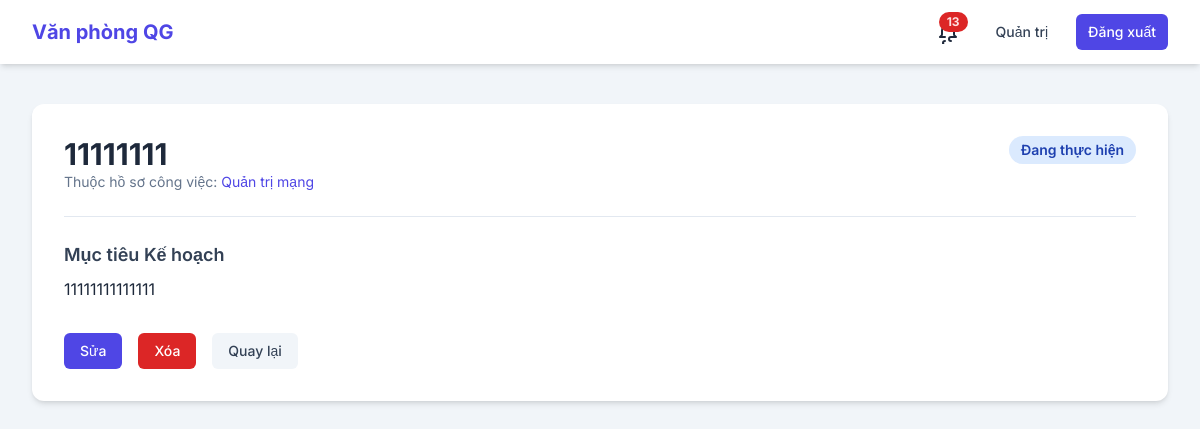
/kehoach/1/ (signed in), run on the app's committed database.
### core/models.py (models this page shows, shortened)
class KeHoach(models.Model):
    class TrangThai(models.TextChoices):
        CHUA_BAT_DAU = 'CHUA_BAT_DAU', _('Chưa bắt đầu')
        DANG_THUC_HIEN = 'DANG_THUC_HIEN', _('Đang thực hiện')
        HOAN_THANH = 'HOAN_THANH', _('Hoàn thành')
        BI_TRE = 'BI_TRE', _('Bị trễ')
        DA_DUYET = 'DA_DUYET', _('Đã duyệt')
    ten_ke_hoach = models.CharField(max_length=255, verbose_name=_('Tên kế hoạch'))
    muc_tieu = models.TextField(verbose_name=_('Mục tiêu'))
    trang_thai = models.CharField(max_length=50, choices=TrangThai.choices, default=TrangThai.CHUA_BAT_DAU, verbose_name=_('Trạng thái'))
    thoi_gian_bat_dau = models.DateTimeField(verbose_name=_('Thời gian bắt đầu'))
    thoi_gian_ket_thuc = models.DateTimeField(verbose_name=_('Thời gian kết thúc'))
    id_du_an = models.ForeignKey(HoSoCongViec, on_delete=models.CASCADE, related_name='ke_hoach', verbose_name=_('Hồ sơ công việc'))
    id_don_vi_thuc_hien = models.ForeignKey(PhongBan, on_delete=models.SET_NULL, null=True, verbose_name=_('Đơn vị thực hiện'))
    id_nguoi_phu_trach = models.ForeignKey(settings.AUTH_USER_MODEL, on_delete=models.SET_NULL, null=True, related_name='ke_hoach_phu_trach', verbose_name=_('Người phụ trách'))

class HoSoCongViec(models.Model):
    class TrangThai(models.TextChoices):
        CHO_PHE_DUYET = 'CHO_PHE_DUYET', _('Chờ phê duyệt')
        DA_TU_CHOI = 'DA_TU_CHOI', _('Đã từ chối')
        DA_DUYET = 'DA_DUYET', _('Đã duyệt')
        DANG_TRIEN_KHAI = 'DANG_TRIEN_KHAI', _('Đang triển khai')
        TAM_DUNG = 'TAM_DUNG', _('Tạm dừng')
        HOAN_THANH = 'HOAN_THANH', _('Hoàn thành')
        DA_LUU_TRU = 'DA_LUU_TRU', _('Đã lưu trữ')
        DA_HUY = 'DA_HUY', _('Đã hủy')
    ten_ho_so_cong_viec = models.CharField(max_length=255, verbose_name=_('Tên hồ sơ công việc'))
    ma_ho_so_cong_viec = models.CharField(max_length=255, unique=True, null=True, blank=True, verbose_name=_('Mã hồ sơ công việc'))
    mo_ta = models.TextField(verbose_name=_('Mô tả'))
    trang_thai = models.CharField(max_length=50, choices=TrangThai.choices, default=TrangThai.CHO_PHE_DUYET, verbose_name=_('Trạng thái'))
    phan_loai_linh_vuc = models.CharField(max_length=255, verbose_name=_('Phân loại lĩnh vực'))
    can_cu_phap_ly = models.TextField(verbose_name=_('Căn cứ pháp lý'))
    ngay_bat_dau = models.DateTimeField(verbose_name=_('Ngày bắt đầu'), null=True, blank=True)
    ngay_ket_thuc = models.DateTimeField(verbose_name=_('Ngày kết thúc'), null=True, blank=True)
    id_nguoi_quan_ly = models.ForeignKey(settings.AUTH_USER_MODEL, on_delete=models.SET_NULL, null=True, related_name='du_an_quan_ly', verbose_name=_('Người quản lý'))
    id_don_vi_chu_tri = models.ForeignKey(PhongBan, on_delete=models.SET_NULL, null=True, verbose_name=_('Đơn vị chủ trì'))

### core/views.py (the view)
# urls.py: path('kehoach/<int:pk>/', views.KeHoachDetailView.as_view(), name='kehoach-detail'),
class KeHoachDetailView(LoginRequiredMixin, DetailView):
    model = KeHoach
    template_name = 'core/kehoach_detail.html'
    def get_object(self, queryset=None):
        obj = super().get_object(queryset)
        user = self.request.user
        if user.is_superuser or user.role == CustomUser.Role.LANH_DAO_CO_QUAN:
            pass
        elif user.role == CustomUser.Role.LANH_DAO_VAN_PHONG:
            if user.phong_ban and user.phong_ban.co_quan and obj.id_don_vi_thuc_hien and obj.id_don_vi_thuc_hien.co_quan == user.phong_ban.co_quan:
                pass
            else:
                raise Http404("Kế hoạch không tồn tại hoặc bạn không có quyền truy cập.")
        elif user.role == CustomUser.Role.LANH_DAO_PHONG:
            if user.phong_ban and obj.id_don_vi_thuc_hien == user.phong_ban:
                pass
            else:
                raise Http404("Kế hoạch không tồn tại hoặc bạn không có quyền truy cập.")
        elif user.role == CustomUser.Role.CHUYEN_VIEN_VAN_PHONG or user.role == CustomUser.Role.CHUYEN_VIEN_PHONG:
            if obj.id_nguoi_phu_trach == user or (user.phong_ban and obj.id_don_vi_thuc_hien == user.phong_ban):
                pass
            else:
                raise Http404("Kế hoạch không tồn tại hoặc bạn không có quyền truy cập.")
        else:
            raise Http404("Kế hoạch không tồn tại hoặc bạn không có quyền truy cập.")
        return obj

### core/templates/core/kehoach_detail.html (shortened to what this page needs)
{% extends 'core/base.html' %}
{% block content %}
    <div class="bg-white p-8 rounded-xl shadow-md">
        <div class="flex justify-between items-start mb-4">
            <div>
                <h1 class="text-3xl font-bold text-slate-800">{{ object.ten_ke_hoach }}</h1>
                <p class="text-sm text-slate-500">Thuộc hồ sơ công việc: <a href="{% url 'hosocongviec-detail' object.id_du_an.pk %}" class="text-indigo-600 hover:underline">{{ object.id_du_an.ten_ho_so_cong_viec }}</a></p>
            </div>
            <span class="text-sm font-semibold px-3 py-1 rounded-full
                {% if object.trang_thai == 'HOAN_THANH' %} bg-green-100 text-green-800
                {% elif object.trang_thai == 'DA_DUYET' %} bg-indigo-100 text-indigo-800
                {% elif object.trang_thai == 'BI_TRE' %} bg-red-100 text-red-800
                {% else %} bg-blue-100 text-blue-800 {% endif %}">
                {{ object.get_trang_thai_display }}
            </span>
        </div>
        <div class="mt-6 border-t border-slate-200 pt-6">
            <h2 class="text-lg font-semibold text-slate-700 mb-2">Mục tiêu Kế hoạch</h2>
            <p class="text-slate-600">{{ object.muc_tieu|linebreaks }}</p>
        </div>
        <div class="mt-8 flex items-center justify-start space-x-4">
            <a href="{% url 'kehoach-update' object.pk %}" class="px-4 py-2 rounded-md text-sm font-medium text-white bg-indigo-600 hover:bg-indigo-700 transition-colors">Sửa</a>
            <a href="{% url 'kehoach-delete' object.pk %}" class="px-4 py-2 rounded-md text-sm font-medium text-white bg-red-600 hover:bg-red-700 transition-colors">Xóa</a>
            <a href="{% url 'kehoach-list' %}" class="px-4 py-2 rounded-md text-sm font-medium text-slate-700 bg-slate-100 hover:bg-slate-200 transition-colors">Quay lại</a>
        </div>
    </div>
{% endblock %}

### core/templates/core/base.html (style rules this page uses)
body { font-family: 'Inter', sans-serif; }

### data on the page
KeHoach: ten_ke_hoach "11111111", id_du_an.ten_ho_so_cong_viec "Quản trị mạng", trang_thai "Đang thực hiện", muc_tieu "11111111111111"
